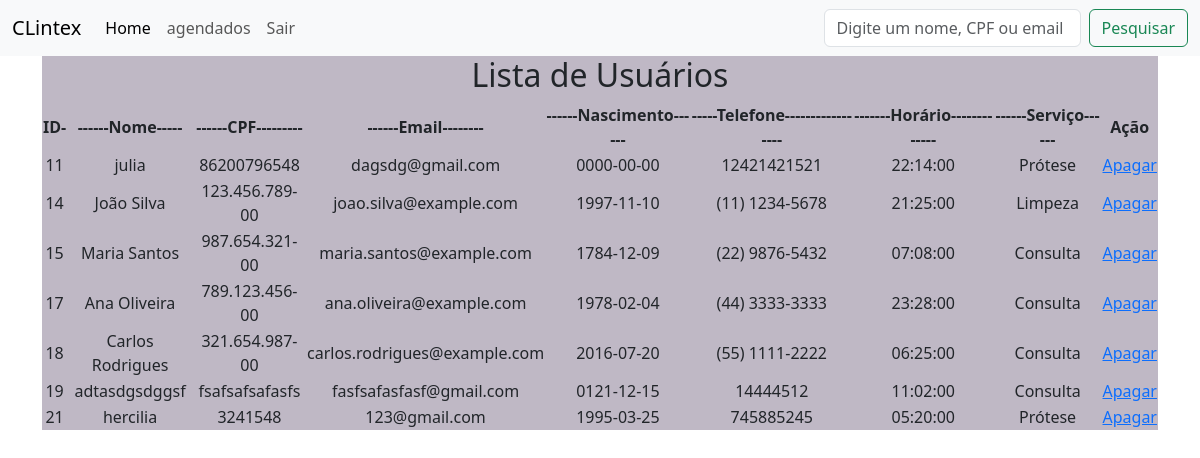
Page /agendados.php on the committed database.
### tables this page shows
CREATE TABLE `usuarios` (
  `id` int(11) NOT NULL,
  `nome` varchar(100) NOT NULL,
  `cpf` varchar(14) NOT NULL,
  `email` varchar(100) NOT NULL,
  `data_nascimento` date NOT NULL,
  `telefone` varchar(20) NOT NULL,
  `horario` time NOT NULL,
  `servico` varchar(20) NOT NULL
);

### agendados.php (the view, shortened to what this page needs)
<!DOCTYPE html>
<html>
<head>
    <link rel="stylesheet" href="style.css">
    <link href="https://cdn.jsdelivr.net/npm/bootstrap@5.3.0-alpha3/dist/css/bootstrap.min.css" rel="stylesheet">
</head>
<body id="cadbk">
<nav class="navbar navbar-expand-lg bg-body-tertiary">
  <div class="container-fluid">
    <a class="navbar-brand" href="#">CLintex</a>
    <div class="collapse navbar-collapse" id="navbarSupportedContent">
      <ul class="navbar-nav me-auto mb-2 mb-lg-0">
        <li class="nav-item">
          <a class="nav-link active" aria-current="page" href="cadastro.php">Home</a>
        </li>
        <li class="nav-item">
          <a class="nav-link" href="agendados.php">agendados</a>
        </li>
        <li class="nav-item">
          <a class="nav-link" href="index.php">Sair</a>
        </li>
</ul>
      <form method="get" action="<?php echo htmlspecialchars($_SERVER["PHP_SELF"]); ?>" class="d-flex">
        <input class="form-control me-2" type="text" name="search" placeholder="Digite um nome, CPF ou email">
        <input class="btn btn-outline-success" type="submit" value="Pesquisar">
    </form>
    </div>
  </div>
</nav>
<div class="container">
<div class="card-body" id="conteudo">
<?php
    $servername = "localhost";
    $username = "root";
    $password = "";
    $dbname = "seu_banco_de_dados";
    $conn = new mysqli($servername, $username, $password, $dbname);
    if (isset($_GET['search'])) {
        $search = $_GET['search'];
        $sql = "SELECT * FROM usuarios WHERE nome LIKE '%$search%' OR cpf LIKE '%$search%' OR email LIKE '%$search%'";
        $result = $conn->query($sql);
    } else {
        $sql = "SELECT * FROM usuarios";
        $result = $conn->query($sql);
    }
    if ($result->num_rows > 0) {
        echo "<h2>Lista de Usuários</h2>";
        echo "<table>";
        echo "<tr><th>ID-    </th><th>------Nome-----     </th><th>------CPF---------    </th><th>------Email-------- </th><th>------Nascimento------          </th><th>-----Telefone-----------------                  </th><th>-------Horário-------------       </th><th>------Serviço------              </th><th>Ação    </th></tr>";
        while ($row = $result->fetch_assoc()) {
            echo "<tr>";
            echo "<td>" . $row["id"] . "</td>";
            echo "<td>" . $row["nome"] . "</td>";
            echo "<td>" . $row["cpf"] . "</td>";
            echo "<td>" . $row["email"] . "</td>";
            echo "<td>" . $row["data_nascimento"] . "</td>";
            echo "<td>" . $row["telefone"] . "</td>";
            echo "<td>" . $row["horario"] . "</td>";
            echo "<td>" . $row["servico"] . "</td>";
            echo "<td><a href=\"apagar.php?id=" . $row["id"] . "\">Apagar</a></td>";
            echo "</tr>";
                    }
        echo "</table>";
    } else {
        echo "Nenhum usuário cadastrado.";
    }
    ?>
</div>
</div>
</body>
</html>

### style.css (style rules this page uses)
body { background-image: url(ferramentas-profissionais-de-dentista-no-consultorio-odontologico.jpg); background-repeat: no-repeat; background-size: 100%; background-position: 100%; height: 100%; width: auto; }
#conteudo { background-color: rgba(139, 127, 150, 0.551); height: 100%; width: auto; }
#cadbk { background-image: url(equipamento-e-instrumentos-dentarios-no-consultorio-do-dentista-ferramentas-de-close-up.jpg); background-position: center; background-repeat: no-repeat; background-size: 2000px; height: 100%; text-align: center; }

### rows in the picture
usuarios: id "11", nome "julia", cpf "86200796548", email "dagsdg@gmail.com", data_nascimento "0000-00-00", telefone "12421421521", horario "22:14:00", servico "Prótese"
usuarios: id "14", nome "João Silva", cpf "123.456.789-00", email "joao.silva@example.com", data_nascimento "1997-11-10", telefone "(11) 1234-5678", horario "21:25:00", servico "Limpeza"
usuarios: id "15", nome "Maria Santos", cpf "987.654.321-00", email "maria.santos@example.com", data_nascimento "1784-12-09", telefone "(22) 9876-5432", horario "07:08:00", servico "Consulta"
usuarios: id "17", nome "Ana Oliveira", cpf "789.123.456-00", email "ana.oliveira@example.com", data_nascimento "1978-02-04", telefone "(44) 3333-3333", horario "23:28:00", servico "Consulta"
usuarios: id "18", nome "Carlos Rodrigues", cpf "321.654.987-00", email "carlos.rodrigues@example.com", data_nascimento "2016-07-20", telefone "(55) 1111-2222", horario "06:25:00", servico "Consulta"
usuarios: id "19", nome "adtasdgsdggsf", cpf "fsafsafsafasfs", email "fasfsafasfasf@gmail.com", data_nascimento "0121-12-15", telefone "14444512", horario "11:02:00", servico "Consulta"
usuarios: id "21", nome "hercilia", cpf "3241548", email "123@gmail.com", data_nascimento "1995-03-25", telefone "745885245", horario "05:20:00", servico "Prótese"
